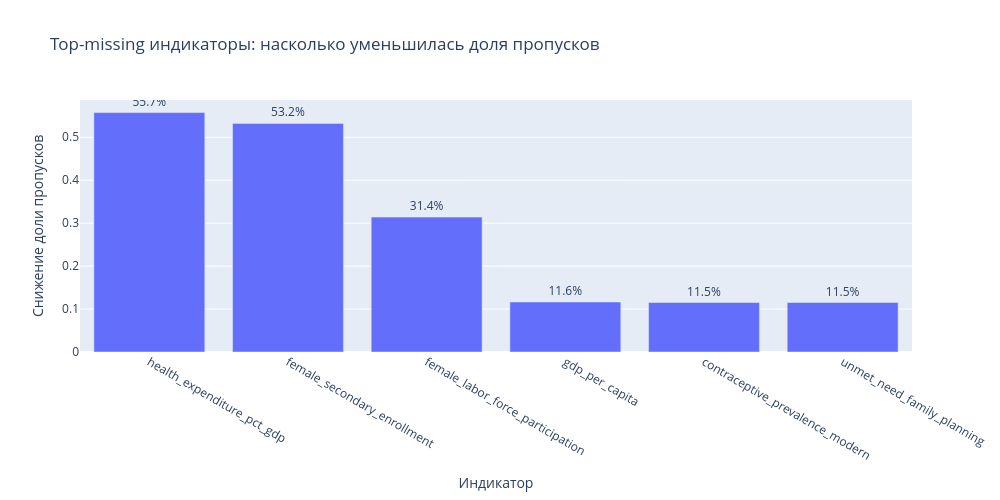

Notebook source saved alongside this figure:
### Markdown cell above
### График 2. Насколько уменьшилась доля пропусков

Этот график показывает уже не абсолютный уровень пропусков, а эффект заполнения.

### Code cell
fig = px.bar(
    coverage_top.sort_values("filled_ratio_points", ascending=False),
    x="column",
    y="filled_ratio_points",
    title="Top-missing индикаторы: насколько уменьшилась доля пропусков",
    text="filled_ratio_points"
)

fig.update_traces(texttemplate="%{text:.1%}", textposition="outside")

fig.update_layout(
    xaxis_title="Индикатор",
    yaxis_title="Снижение доли пропусков",
    height=500,
    width=1000
)

fig.show()

### Figure 1 — Plotly figure (JSON) as saved in the notebook; plotly's stock layout.template omitted (floating-point values rounded to 4 significant figures)
{"data": [{"hovertemplate": "column=%{x}<br>filled_ratio_points=%{text}<extra></extra>", "legendgroup": "", "marker": {"color": "#636efa", "pattern": {"shape": ""}}, "name": "", "orientation": "v", "showlegend": false, "text": [0.5574, 0.5323, 0.3141, 0.1165, 0.1152, 0.1152], "textposition": "outside", "texttemplate": "%{text:.1%}", "type": "bar", "x": ["health_expenditure_pct_gdp", "female_secondary_enrollment", "female_labor_force_participation", "gdp_per_capita", "contraceptive_prevalence_modern", "unmet_need_family_planning"], "xaxis": "x", "y": [0.5574, 0.5323, 0.3141, 0.1165, 0.1152, 0.1152], "yaxis": "y"}], "layout": {"barmode": "relative", "height": 500, "legend": {"tracegroupgap": 0}, "title": {"text": "Top-missing индикаторы: насколько уменьшилась доля пропусков"}, "width": 1000, "xaxis": {"anchor": "y", "domain": [0, 1], "title": {"text": "Индикатор"}}, "yaxis": {"anchor": "x", "domain": [0, 1], "title": {"text": "Снижение доли пропусков"}}}}
